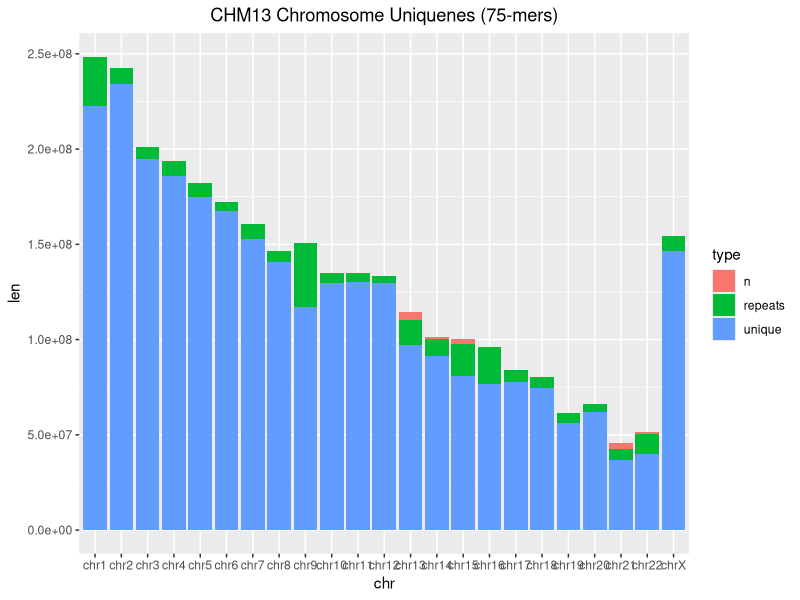
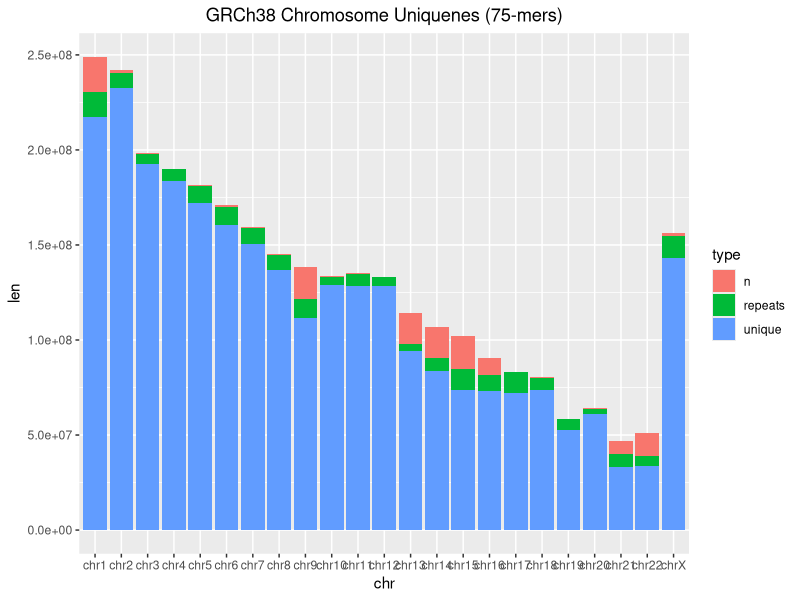
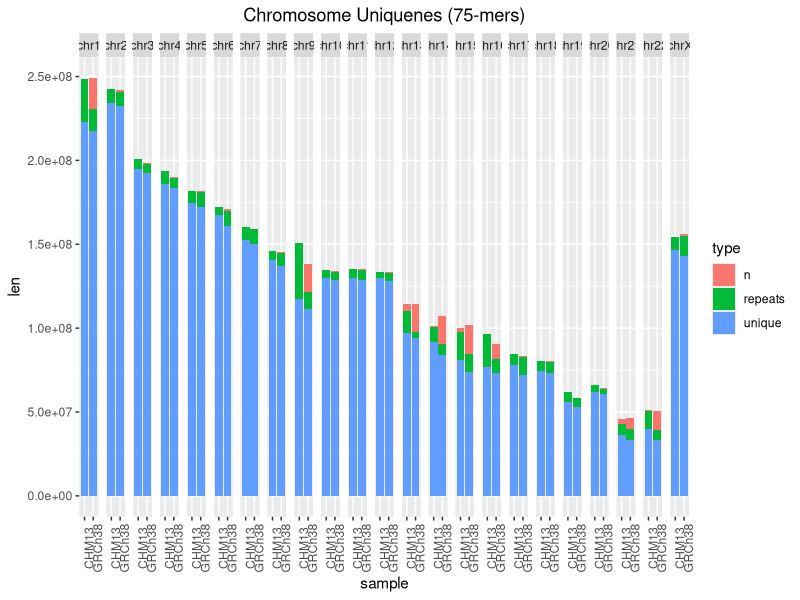
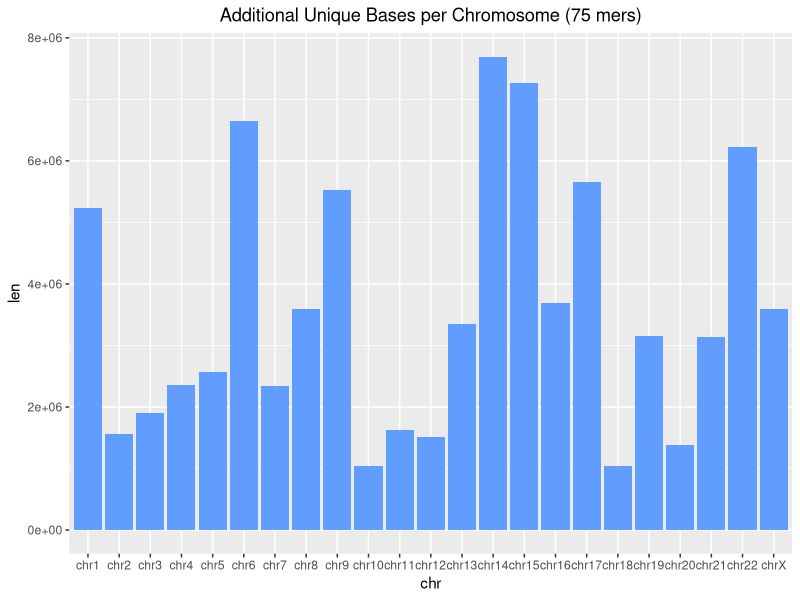
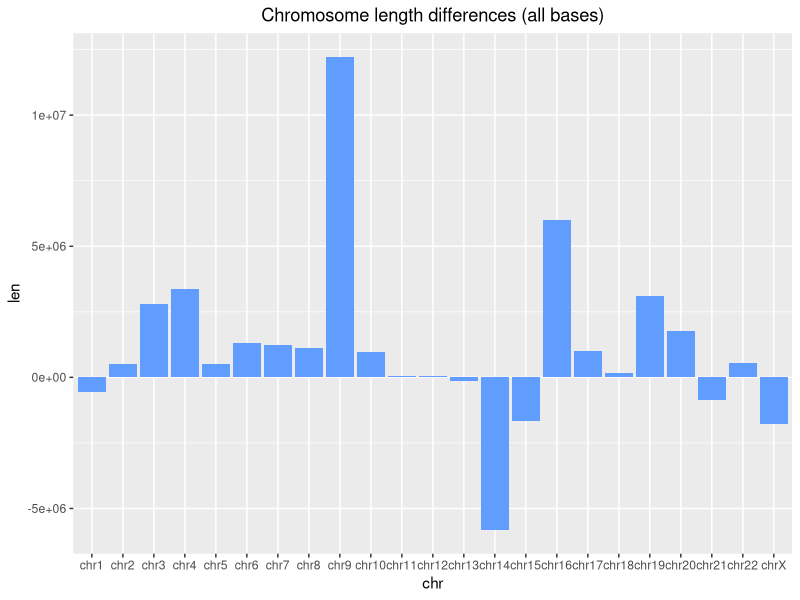
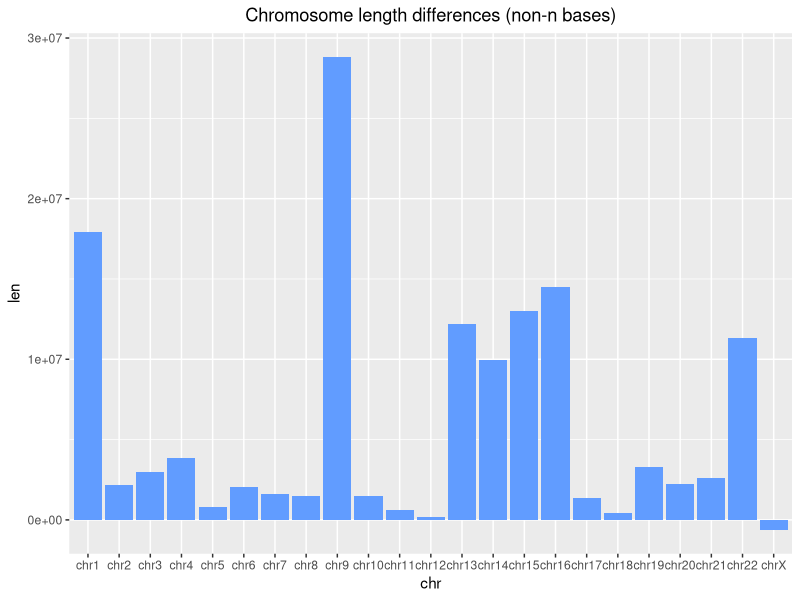

Recreate these plots in R, in order.
library(dplyr)   # For data manipulation
library(ggplot2) # For data visualization
library(tidyr)
library(scales)

setwd("/Users/mschatz/Dropbox/Documents/Projects/T2T/t2t-variants/chromosome_repeats")

## chm13 
###############################################################################

chm_uniq  <- read.table("chm13v1_75mer.txt")
chm_n     <- read.table("chm13v1_N.txt")

chm <- data.frame(chr=chm_uniq[[1]], unique=chm_uniq[[2]], n=chm_n[[2]], repeats=chm_uniq[[4]]-chm_uniq[[2]]-chm_n[[2]], total=chm_uniq[[4]])
chm$chr = factor(chm$chr, chm$chr)
chm_long <- pivot_longer(chm, cols=2:4, names_to="type", values_to="len")
chm_long$sample <- "CHM13"

ggplot(chm_long, aes(x=chr, y=len)) + geom_col(aes(fill=type)) + ggtitle("CHM13 Chromosome Uniquenes (75-mers)") + theme(plot.title = element_text(hjust = 0.5))


## hg38
###############################################################################

hg38_uniq <- read.table("GRCh38p13_75mer.txt")
hg38_n    <- read.table("GRCh38p13_N.txt")

hg38 <- data.frame(chr=hg38_uniq[[1]], unique=hg38_uniq[[2]], n=hg38_n[[2]], repeats=hg38_uniq[[4]]-hg38_uniq[[2]]-hg38_n[[2]], total=hg38_uniq[[4]])
hg38$chr = factor(hg38$chr, hg38$chr)
hg38_long <- pivot_longer(hg38, cols=2:4, names_to="type", values_to="len")
hg38_long$sample <- "GRCh38"

ggplot(hg38_long, aes(x=chr, y=len)) + geom_col(aes(fill=type)) + ggtitle("GRCh38 Chromosome Uniquenes (75-mers)") + theme(plot.title = element_text(hjust = 0.5))


## genome comparison
###############################################################################

all_long <- rbind(hg38_long, chm_long)
ggplot(all_long, aes(x=sample, y=len)) + geom_col(aes(fill=type)) + facet_grid(~chr) + theme(axis.text.x = element_text(angle = 90)) + ggtitle("Chromosome Uniquenes (75-mers)") + theme(plot.title = element_text(hjust = 0.5))




## extra unique bases per chromosome
###############################################################################

colors=hue_pal()(3)

extra_unique = data.frame(chr=hg38$chr, len=chm$unique-hg38$unique)
ggplot(extra_unique, aes(x=chr, y=len)) + geom_col(fill=colors[3]) + labs(title="Additional Unique Bases per Chromosome (75 mers)") + theme(plot.title = element_text(hjust = 0.5))
sum(extra_unique$len)


## extra total bases per chromosome
###############################################################################

extra_total = data.frame(chr=hg38$chr, len=chm$total-hg38$total)
sum(extra_total$len)
ggplot(extra_total, aes(x=chr, y=len)) + geom_col(fill=colors[3]) + labs(title="Chromosome length differences (all bases)") + theme(plot.title = element_text(hjust = 0.5))


## extra non-n
###############################################################################

extra_nonn = data.frame(chr=hg38$chr, len=(chm$total-chm$n)-(hg38$total-hg38$n))
sum(extra_nonn$len)
ggplot(extra_nonn, aes(x=chr, y=len)) + geom_col(fill=colors[3]) + labs(title="Chromosome length differences (non-n bases)") + theme(plot.title = element_text(hjust = 0.5))
